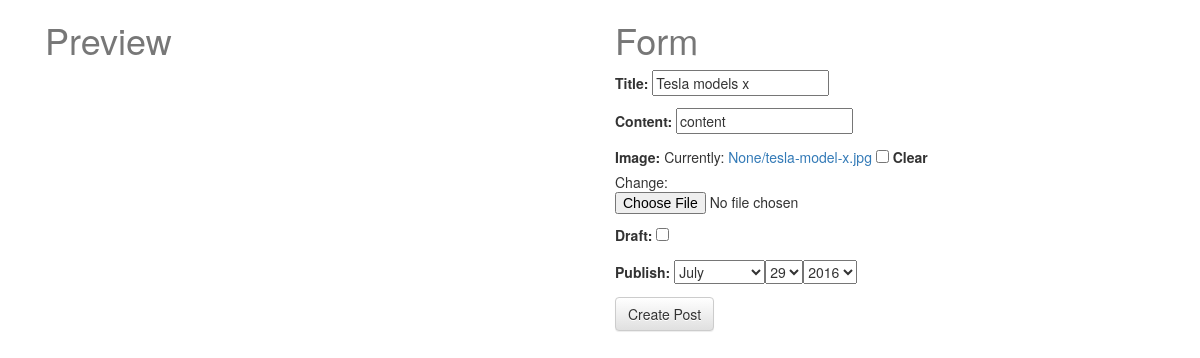
/posts/tesla-models-x/edit/ (signed in), run on an earlier commit of the app's database.
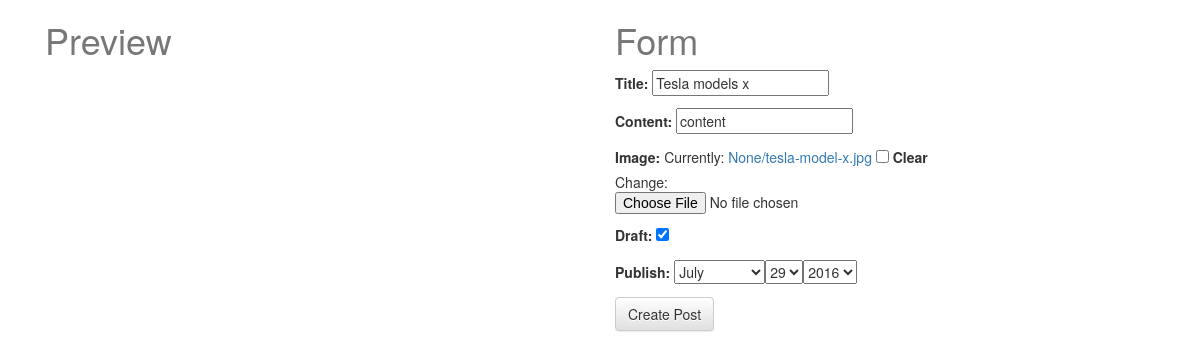
And on a later commit of the database.
### posts/models.py (models this page shows, shortened)
class Post(models.Model):
    user = models.ForeignKey(settings.AUTH_USER_MODEL, default=1)
    title = models.CharField(max_length=120)
    slug = models.SlugField(unique=True)
    image = models.ImageField(upload_to=upload_location,
        null=True,
        blank=True,
        height_field="height_field",
        width_field="width_field")
    height_field = models.IntegerField(default=0)
    width_field = models.IntegerField(default=0)
    content = models.TextField()
    draft = models.BooleanField(default=False)
    publish = models.DateField(auto_now=False, auto_now_add=False)
    updated = models.DateTimeField(auto_now=True, auto_now_add=False)
    timestamp = models.DateTimeField(auto_now=False, auto_now_add=True)
    objects = PostManager()
    class Meta:
        ordering = ["-timestamp", "-updated"]

### posts/views.py (the view)
# urls.py: url(r'^(?P<slug>[\w-]+)/edit/$', post_update, name='update'),
def post_update(request, slug=None):
    if not request.user.is_staff or not request.user.is_superuser:
        raise Http404
    instance = get_object_or_404(Post, slug=slug)
    form = PostForm(request.POST or None, request.FILES or None, instance=instance)
    if form.is_valid():
        instance = form.save(commit=False)
        instance.save()
        messages.success(request, "Item Saved")
        return HttpResponseRedirect(instance.get_absolute_url())
    context = {
        "title":instance.title,
        "instance": instance,
        "form":form,
        }
    return render(request, 'post_form.html', context )

### posts/forms.py
class PostForm(forms.ModelForm):
    content = forms.CharField(widget=PagedownWidget(show_preview=False))
    publish = forms.DateField(widget=forms.SelectDateWidget)
    class Meta:
        model = Post
        fields = [
            "title",
            "content",
            "image",
            "draft",
            "publish",
        ]

### templates/post_form.html (shortened to what this page needs)
{% extends "base.html" %}
{% block content %}
<div class="col-sm-6">
    <h1>Preview</h1>
</div>
<div class='col-sm-6'>
    <h1>Form</h1>
    <form method="POST" action="" enctype="multipart/form-data">
    {{form.as_p}}
    <input type="submit" class='btn btn-default' value="Create Post" />
    </form>
</div>
{% endblock content %}

### templates/base.html (shortened to what this page needs)
{% load staticfiles %}
<!DOCTYPE html>
<html>
<head>
    <link rel="stylesheet" href="https://maxcdn.bootstrapcdn.com/bootstrap/3.3.7/css/bootstrap.min.css">
    <link rel="stylesheet" href="https://maxcdn.bootstrapcdn.com/bootstrap/3.3.7/css/bootstrap-theme.min.css">
    <link rel="stylesheet" type="text/css" href="{% static 'css/base.css' %}" />
</head>
<body>
    <div class="container">
    {% block content %}
    {% endblock content %}
</body>
</html>

### static/css/base.css (style rules this page uses)
h1 { color: #777777; }

What changed in the data, as far as the page shows it:
changed Post "Tesla models x": draft "☐" → "☑"
